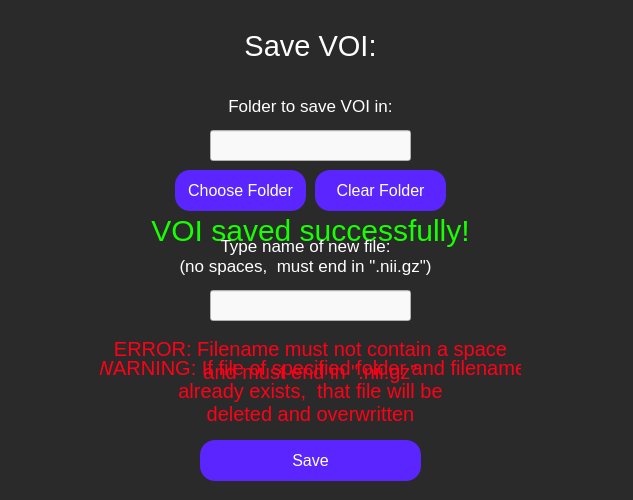
<?xml version="1.0" encoding="UTF-8"?>
<ui version="4.0">
 <class>saveVoi</class>
 <widget class="QWidget" name="saveVoi">
  <property name="geometry">
   <rect>
    <x>0</x>
    <y>0</y>
    <width>633</width>
    <height>500</height>
   </rect>
  </property>
  <property name="windowTitle">
   <string>Save Volume Of Interest (VOI)</string>
  </property>
  <property name="styleSheet">
   <string notr="true">QWidget {
	background-color: rgb(42, 42, 42);
}</string>
  </property>
  <widget class="QLabel" name="saveVoiLabel">
   <property name="geometry">
    <rect>
     <x>210</x>
     <y>-20</y>
     <width>201</width>
     <height>131</height>
    </rect>
   </property>
   <property name="styleSheet">
    <string notr="true">QLabel {
	font-size: 29px;
	color: rgb(255, 255, 255);
	background-color: rgba(255, 255, 255, 0);
}</string>
   </property>
   <property name="text">
    <string>Save VOI:</string>
   </property>
   <property name="textFormat">
    <enum>Qt::AutoText</enum>
   </property>
   <property name="scaledContents">
    <bool>false</bool>
   </property>
   <property name="alignment">
    <set>Qt::AlignCenter</set>
   </property>
   <property name="wordWrap">
    <bool>true</bool>
   </property>
  </widget>
  <widget class="QLabel" name="voiFolderPathLabel">
   <property name="geometry">
    <rect>
     <x>210</x>
     <y>80</y>
     <width>201</width>
     <height>51</height>
    </rect>
   </property>
   <property name="styleSheet">
    <string notr="true">QLabel {
	background-color: rgba(255, 255, 255, 0);
	color: white;
	font-size: 17px;
}</string>
   </property>
   <property name="text">
    <string>Folder to save VOI in:</string>
   </property>
   <property name="alignment">
    <set>Qt::AlignCenter</set>
   </property>
   <property name="textInteractionFlags">
    <set>Qt::NoTextInteraction</set>
   </property>
  </widget>
  <widget class="QLineEdit" name="newFolderPathInput">
   <property name="geometry">
    <rect>
     <x>210</x>
     <y>130</y>
     <width>201</width>
     <height>31</height>
    </rect>
   </property>
   <property name="styleSheet">
    <string notr="true">QLineEdit {
	background-color: rgb(249, 249, 249);
	color: black;
}</string>
   </property>
  </widget>
  <widget class="QPushButton" name="chooseFolderButton">
   <property name="geometry">
    <rect>
     <x>175</x>
     <y>170</y>
     <width>131</width>
     <height>41</height>
    </rect>
   </property>
   <property name="styleSheet">
    <string notr="true">QPushButton {
	color: white;
	font-size: 16px;
	background: rgb(90, 37, 255);
	border-radius: 15px;
}</string>
   </property>
   <property name="text">
    <string>Choose Folder</string>
   </property>
  </widget>
  <widget class="QPushButton" name="clearFolderButton">
   <property name="geometry">
    <rect>
     <x>315</x>
     <y>170</y>
     <width>131</width>
     <height>41</height>
    </rect>
   </property>
   <property name="styleSheet">
    <string notr="true">QPushButton {
	color: white;
	font-size: 16px;
	background: rgb(90, 37, 255);
	border-radius: 15px;
}</string>
   </property>
   <property name="text">
    <string>Clear Folder</string>
   </property>
  </widget>
  <widget class="QPushButton" name="saveVoiButton">
   <property name="geometry">
    <rect>
     <x>200</x>
     <y>440</y>
     <width>221</width>
     <height>41</height>
    </rect>
   </property>
   <property name="styleSheet">
    <string notr="true">QPushButton {
	color: white;
	font-size: 16px;
	background: rgb(90, 37, 255);
	border-radius: 15px;
}</string>
   </property>
   <property name="text">
    <string>Save</string>
   </property>
  </widget>
  <widget class="QLabel" name="dataSavedSuccessfullyLabel">
   <property name="geometry">
    <rect>
     <x>100</x>
     <y>190</y>
     <width>421</width>
     <height>81</height>
    </rect>
   </property>
   <property name="styleSheet">
    <string notr="true">QLabel {
	color: rgb(23, 255, 0);
	font-size: 30px;
	background-color: rgba(255, 255, 255, 0);
}</string>
   </property>
   <property name="text">
    <string>VOI saved successfully!</string>
   </property>
   <property name="alignment">
    <set>Qt::AlignCenter</set>
   </property>
  </widget>
  <widget class="QLabel" name="newFileNameLabel">
   <property name="geometry">
    <rect>
     <x>170</x>
     <y>230</y>
     <width>271</width>
     <height>51</height>
    </rect>
   </property>
   <property name="styleSheet">
    <string notr="true">QLabel {
	background-color: rgba(255, 255, 255, 0);
	color: white;
	font-size: 17px;
}</string>
   </property>
   <property name="text">
    <string>Type name of new file:
(no spaces,  must end in &quot;.nii.gz&quot;)</string>
   </property>
   <property name="alignment">
    <set>Qt::AlignCenter</set>
   </property>
   <property name="textInteractionFlags">
    <set>Qt::NoTextInteraction</set>
   </property>
  </widget>
  <widget class="QLineEdit" name="newFileNameInput">
   <property name="geometry">
    <rect>
     <x>210</x>
     <y>290</y>
     <width>201</width>
     <height>31</height>
    </rect>
   </property>
   <property name="styleSheet">
    <string notr="true">QLineEdit {
	background-color: rgb(249, 249, 249);
	color: black;
}</string>
   </property>
   <property name="alignment">
    <set>Qt::AlignCenter</set>
   </property>
  </widget>
  <widget class="QLabel" name="fileNameErrorLabel">
   <property name="geometry">
    <rect>
     <x>100</x>
     <y>320</y>
     <width>421</width>
     <height>81</height>
    </rect>
   </property>
   <property name="styleSheet">
    <string notr="true">QLabel {
	color: rgb(255, 0, 23);
	font-size: 20px;
	background-color: rgba(255, 255, 255, 0);
}</string>
   </property>
   <property name="text">
    <string>ERROR: Filename must not contain a space
and must end in &quot;.nii.gz&quot;</string>
   </property>
   <property name="alignment">
    <set>Qt::AlignCenter</set>
   </property>
  </widget>
  <widget class="QLabel" name="fileNameWarningLabel">
   <property name="geometry">
    <rect>
     <x>100</x>
     <y>350</y>
     <width>421</width>
     <height>81</height>
    </rect>
   </property>
   <property name="styleSheet">
    <string notr="true">QLabel {
	color: rgb(255, 0, 23);
	font-size: 20px;
	background-color: rgba(255, 255, 255, 0);
}</string>
   </property>
   <property name="text">
    <string>WARNING: If file of specified folder and filename
already exists,  that file will be
deleted and overwritten</string>
   </property>
   <property name="alignment">
    <set>Qt::AlignCenter</set>
   </property>
  </widget>
 </widget>
 <resources/>
 <connections/>
</ui>
